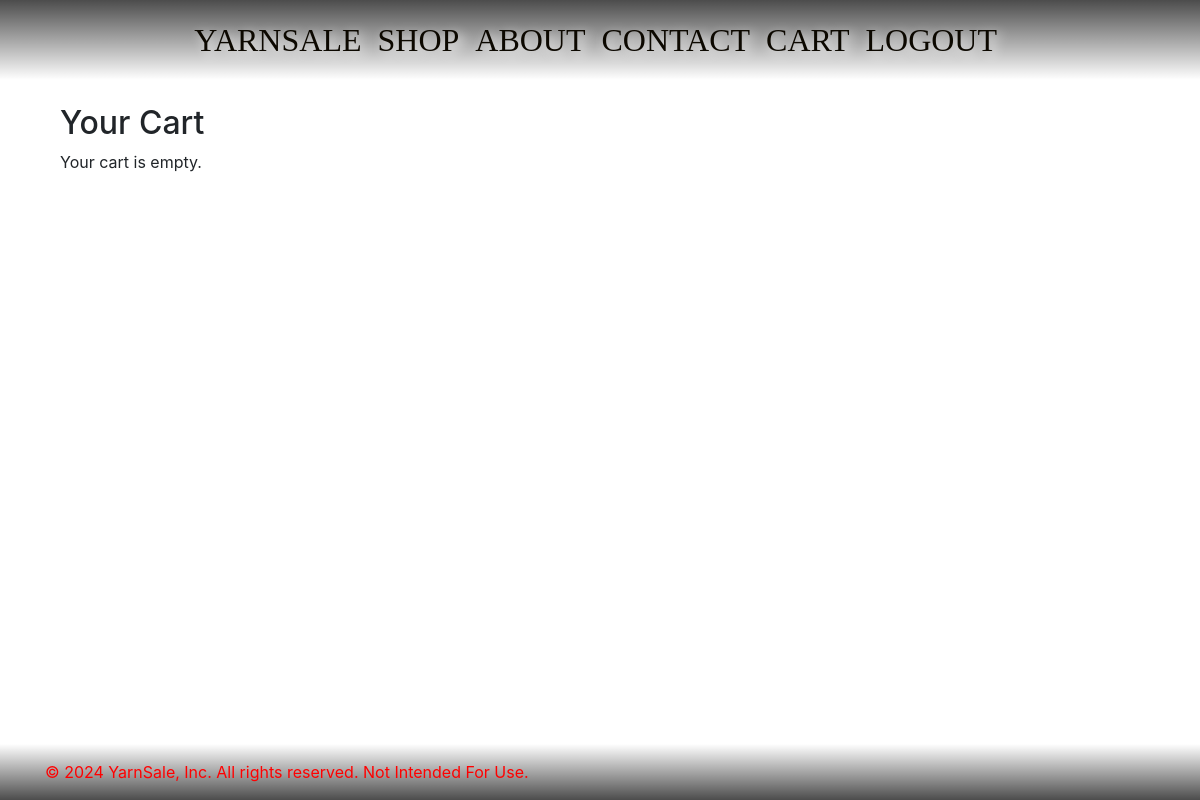
The page /cart/ (signed in) on the database as committed earlier.
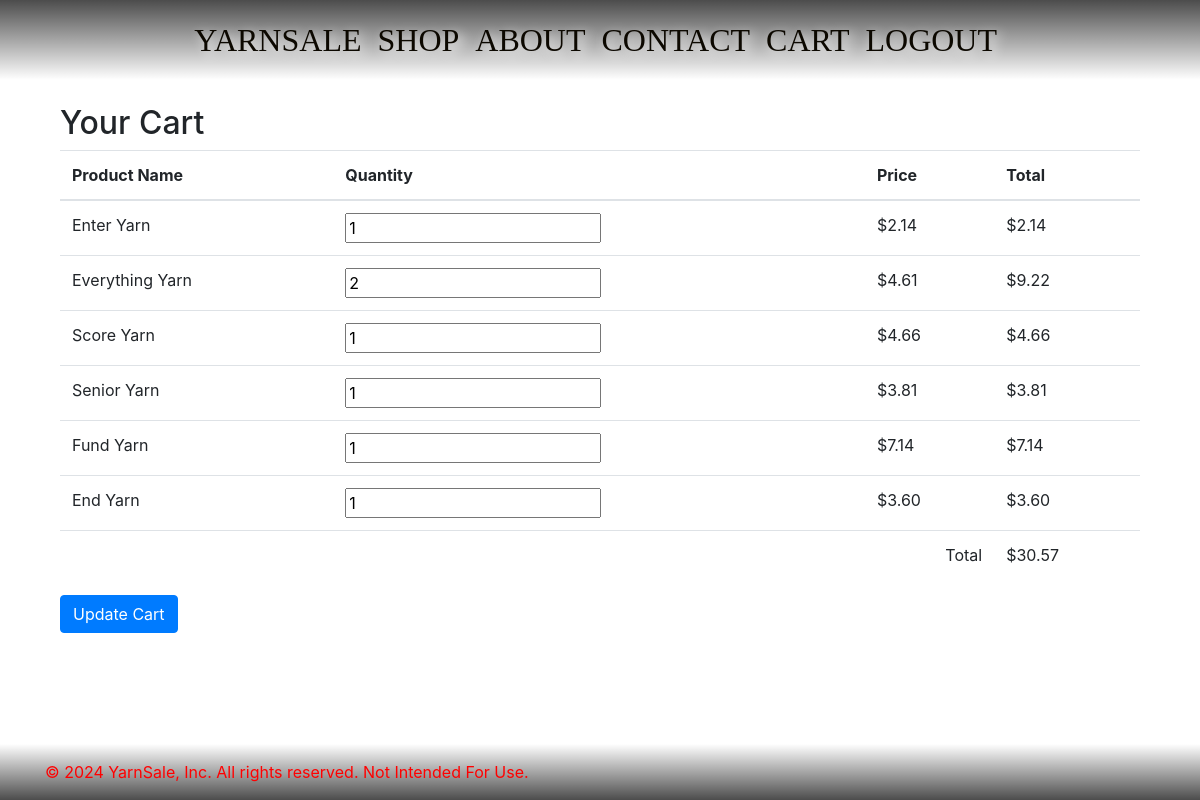
The same page on the database as committed later.
### shop/models.py (models this page shows, shortened)
class CartItem(models.Model):
    cart = models.ForeignKey(Cart, related_name='items', on_delete=models.CASCADE)
    product = models.ForeignKey(Product, on_delete=models.CASCADE)
    quantity = models.IntegerField(default=1)

class Product(models.Model):
    name = models.CharField(max_length=100)
    description = models.TextField()
    price = models.IntegerField()
    image = models.ImageField(upload_to='product_images/', blank=True, null=True)

### frontend/views.py (the view)
# urls.py: path('cart/', views.view_cart, name='view_cart'),
@login_required
def view_cart(request):
    try:
        cart = Cart.objects.get(user=request.user)
        cart_items = CartItem.objects.filter(cart=cart)
    except Cart.DoesNotExist:
        cart_items = []
    for item in cart_items:
        item.total_price = item.quantity * item.product.price
    total_cost = 0
    try:
        cart = Cart.objects.get(user=request.user)
        cart_items = CartItem.objects.filter(cart=cart)
        for item in cart_items:
            item.total_price = item.quantity * item.product.price
            total_cost += item.total_price
    except Cart.DoesNotExist:
        cart_items = []
    return render(request, 'cart.html', {'cart_items': cart_items, 'total_cost': total_cost})

### frontend/templatetags/shop_filters.py (called while the page is built)
@register.filter(name='cents_to_dollars')
def cents_to_dollars(value):
    return "{:.2f}".format(float(value) / 100.0)

### frontend/templates/cart.html (shortened to what this page needs)
{% extends 'base.html' %}
{% load shop_filters %}
{% block content %}
<div class="container">
    <h2>Your Cart</h2>
    {% if cart_items %}
        <form method="post" action="{% url 'update_cart' %}">
            <table class="table">
                <thead>
                    <tr>
                        <th>Product Name</th>
                        <th>Quantity</th>
                        <th>Price</th>
                        <th>Total</th>
                    </tr>
                </thead>
                <tbody>
                    {% for item in cart_items %}
                        <tr>
                            <td>{{ item.product.name }}</td>
                            <td>
                                <input type="number" name="quantity_{{ item.id }}" value="{{ item.quantity }}" min="0" onchange="updateQuantity({{ item.id }}, this.value)">
                            </td>
                            <td>${{ item.product.price|cents_to_dollars }}</td>
                            <td>${{ item.total_price|cents_to_dollars }}</td>
                        </tr>
                    {% endfor %}
                </tbody>
                <tfoot>
                    <tr>
                        <td colspan="3" style="text-align:right;">Total</td>
                        <td>${{ total_cost|cents_to_dollars }}</td>
                    </tr>
                </tfoot>
            </table>
            <button type="submit" class="btn btn-primary">Update Cart</button>
        </form>
    {% else %}
        <p>Your cart is empty.</p>
    {% endif %}
</div>
{% endblock %}

### YarnSale/templates/base.html (shortened to what this page needs)
{% load static %}
<!DOCTYPE html>
<html lang="en">
<head>
    <link rel="stylesheet" href="https://stackpath.bootstrapcdn.com/bootstrap/4.5.2/css/bootstrap.min.css">
    <link rel="stylesheet" href="{% static 'css/custom.css' %}">
</head>
<body class="{% block body_class %}{% endblock %}">
    <nav class="navbar navbar-expand-md sticky-top">
        <div class="container">
            <div class="collapse navbar-collapse justify-content-end" id="navbarNav">
                <ul class="navbar-nav ml-auto">
                    <li class="nav-item active">
                        <a class="nav-link custom-nav-link" href="{% url 'home' %}">YARNSALE</a>
                    </li>
                    <li class="nav-item active">
                        <a class="nav-link custom-nav-link" href="{% url 'shop' %}">SHOP</a>
                    </li>
                    <li class="nav-item active">
                        <a class="nav-link custom-nav-link" href="{% url 'about' %}">ABOUT</a>
                    </li>
                    <li class="nav-item active">
                        <a class="nav-link custom-nav-link" href="{% url 'contact' %}">CONTACT</a>
                    </li>
                    <li class="nav-item active">
                        <a class="nav-link custom-nav-link" href="{% url 'view_cart'%}">CART</a>
                    </li>
                    {% if user.is_authenticated %}
                        <li class="nav-item">
                            <a class="nav-link custom-nav-link" href="{% url 'logout' %}">LOGOUT</a>
                        </li>
                    {% else %}
                        <li class="nav-item active">
                            <a class="nav-link custom-nav-link" href="{% url 'login' %}">LOGIN</a>
                        </li>
                    {% endif %}
                </ul>
            </div>
        </div>
    </nav>
    <main role="main" class="container mt-4">
        {% block content %}{% endblock %}
    </main>
    <footer class="footer mt-auto py-3">
        <div class="container">
            <span class="text-muted">© 2024 YarnSale, Inc. All rights reserved.</span>
            <span class="text-muted">Not Intended For Use.</span>
        </div>
    </footer>
</body>
</html>

### static/css/custom.css (style rules this page uses)
html, body { height: 100%; margin: 0; }
body { display: flex; flex-direction: column; }
main { flex: 1; display: flex; flex-direction: column; justify-content: flex-start; align-items: center; }
html body nav.navbar, html body footer.footer { background-color: transparent !important; background-image: none !important; }
html body nav.navbar { background-image: linear-gradient(to bottom, rgba(0, 0, 0, 0.7), rgba(0, 0, 0, 0)) !important; }
html body footer.footer { background-image: linear-gradient(to top, rgba(0, 0, 0, 0.7), rgba(0, 0, 0, 0)) !important; }
html body footer.footer .text-muted { color: #ff0000 !important; }
html body nav.navbar .navbar-nav { padding-right: 150px; }
html body nav.navbar .navbar-nav .nav-link { color: #0c0800 !important; }
.custom-nav-link { font-family: 'Times New Roman', Times, serif; font-size: xx-large; text-shadow: 4px 4px 12px rgb(255, 255, 255) }

Rows that differ between the two databases and show on the page:
added CartItem: product.name "Enter Yarn", quantity "1", product.price|cents_to_dollars "2.14", total_price|cents_to_dollars "2.14"
added CartItem: product.name "Everything Yarn", quantity "2", product.price|cents_to_dollars "4.61", total_price|cents_to_dollars "9.22"
added CartItem: product.name "Score Yarn", quantity "1", product.price|cents_to_dollars "4.66", total_price|cents_to_dollars "4.66"
added CartItem: product.name "Senior Yarn", quantity "1", product.price|cents_to_dollars "3.81", total_price|cents_to_dollars "3.81"
added CartItem: product.name "Fund Yarn", quantity "1", product.price|cents_to_dollars "7.14", total_price|cents_to_dollars "7.14"
added CartItem: product.name "End Yarn", quantity "1", product.price|cents_to_dollars "3.60", total_price|cents_to_dollars "3.60"
Other text that changed with them:
{{ total_cost|cents_to_dollars }}: (not shown) → "30.57"
text no longer shown: "Your cart is empty."
text now shown: "Product Name Quantity Price Total Total $ Update Cart"
